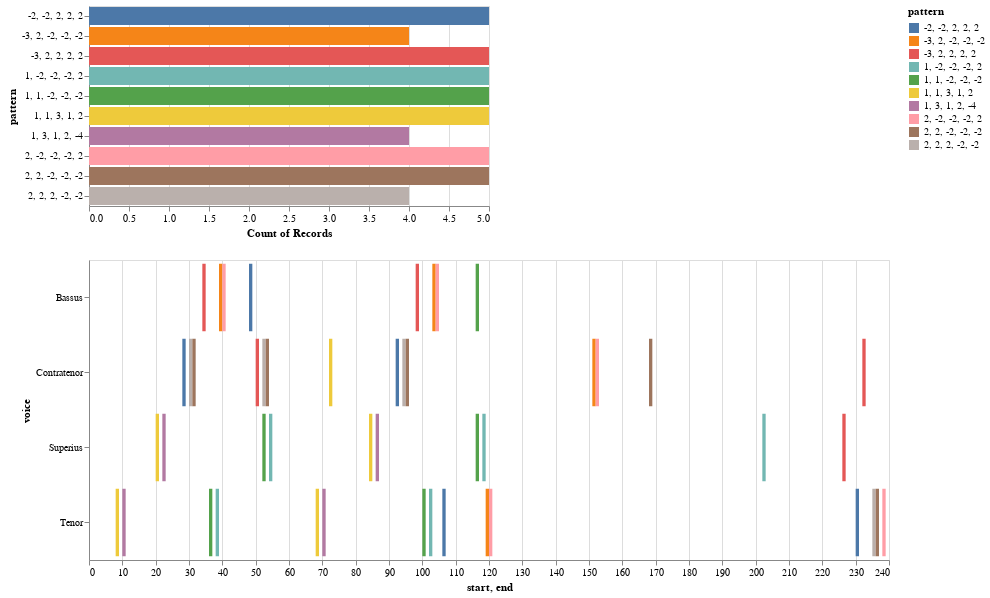

Notebook code for this chart:
### Markdown cell above
We would pass the list of patterns into the `patterns` parametter.

### Code cell
viz.plot_ngrams_heatmap(mel_ngrams, selected_patterns=mel_ngrams_top_patterns_list)

### Figure 1 — Vega-Lite specification as saved in the notebook (floating-point values rounded to 4 significant figures)
{"config": {"view": {"continuousWidth": 400, "continuousHeight": 300}}, "vconcat": [{"mark": "bar", "encoding": {"color": {"type": "nominal", "field": "pattern"}, "opacity": {"condition": {"value": 1, "selection": "selector003"}, "value": 0.2}, "x": {"type": "nominal", "aggregate": "count", "field": "pattern"}, "y": {"type": "nominal", "field": "pattern"}}, "selection": {"selector003": {"type": "multi", "fields": ["pattern"]}}}, {"mark": "bar", "encoding": {"color": {"type": "nominal", "field": "pattern"}, "opacity": {"condition": {"value": 1, "selection": "selector003"}, "value": 0.2}, "tooltip": [{"type": "quantitative", "field": "start"}, {"type": "quantitative", "field": "end"}, {"type": "nominal", "field": "pattern"}], "x": {"type": "quantitative", "field": "start"}, "x2": {"field": "end"}, "y": {"type": "nominal", "field": "voice"}}, "height": 300, "selection": {"selector003": {"type": "multi", "fields": ["pattern"]}, "selector004": {"type": "interval", "bind": "scales", "encodings": ["x", "y"]}}, "width": 800}], "data": {"name": "data-a4eead0bdd17d98f9a3ca938912e88dc"}, "$schema": "https://vega.github.io/schema/vega-lite/v4.8.1.json", "datasets": {"data-a4eead0bdd17d98f9a3ca938912e88dc": [{"start": 20.0, "voice": "Superius", "pattern": "1, 1, 3, 1, 2", "end": 21.0}, {"start": 22.0, "voice": "Superius", "pattern": "1, 3, 1, 2, -4", "end": 23.0}, {"start": 52.0, "voice": "Superius", "pattern": "1, 1, -2, -2, -2", "end": 53.0}, {"start": 54.0, "voice": "Superius", "pattern": "1, -2, -2, -2, 2", "end": 55.0}, {"start": 84.0, "voice": "Superius", "pattern": "1, 1, 3, 1, 2", "end": 85.0}, {"start": 86.0, "voice": "Superius", "pattern": "1, 3, 1, 2, -4", "end": 87.0}, {"start": 116.0, "voice": "Superius", "pattern": "1, 1, -2, -2, -2", "end": 117.0}, {"start": 118.0, "voice": "Superius", "pattern": "1, -2, -2, -2, 2", "end": 119.0}, {"start": 202.0, "voice": "Superius", "pattern": "1, -2, -2, -2, 2", "end": 203.0}, {"start": 226.0, "voice": "Superius", "pattern": "-3, 2, 2, 2, 2", "end": 227.0}, {"start": 28.0, "voice": "Contratenor", "pattern": "-2, -2, 2, 2, 2", "end": 29.0}, {"start": 30.0, "voice": "Contratenor", "pattern": "2, 2, 2, -2, -2", "end": 31.0}, {"start": 31.0, "voice": "Contratenor", "pattern": "2, 2, -2, -2, -2", "end": 32.0}, {"start": 50.0, "voice": "Contratenor", "pattern": "-3, 2, 2, 2, 2", "end": 51.0}, {"start": 52.0, "voice": "Contratenor", "pattern": "2, 2, 2, -2, -2", "end": 53.0}, {"start": 53.0, "voice": "Contratenor", "pattern": "2, 2, -2, -2, -2", "end": 54.0}, {"start": 72.0, "voice": "Contratenor", "pattern": "1, 1, 3, 1, 2", "end": 73.0}, {"start": 92.0, "voice": "Contratenor", "pattern": "-2, -2, 2, 2, 2", "end": 93.0}, {"start": 94.0, "voice": "Contratenor", "pattern": "2, 2, 2, -2, -2", "end": 95.0}, {"start": 95.0, "voice": "Contratenor", "pattern": "2, 2, -2, -2, -2", "end": 96.0}, {"start": 151.0, "voice": "Contratenor", "pattern": "-3, 2, -2, -2, -2", "end": 152.0}, {"start": 152.0, "voice": "Contratenor", "pattern": "2, -2, -2, -2, 2", "end": 153.0}, {"start": 168.0, "voice": "Contratenor", "pattern": "2, 2, -2, -2, -2", "end": 169.0}, {"start": 232.0, "voice": "Contratenor", "pattern": "-3, 2, 2, 2, 2", "end": 233.0}, {"start": 8.0, "voice": "Tenor", "pattern": "1, 1, 3, 1, 2", "end": 9.0}, {"start": 10.0, "voice": "Tenor", "pattern": "1, 3, 1, 2, -4", "end": 11.0}, {"start": 36.0, "voice": "Tenor", "pattern": "1, 1, -2, -2, -2", "end": 37.0}, {"start": 38.0, "voice": "Tenor", "pattern": "1, -2, -2, -2, 2", "end": 39.0}, {"start": 68.0, "voice": "Tenor", "pattern": "1, 1, 3, 1, 2", "end": 69.0}, {"start": 70.0, "voice": "Tenor", "pattern": "1, 3, 1, 2, -4", "end": 71.0}, {"start": 100.0, "voice": "Tenor", "pattern": "1, 1, -2, -2, -2", "end": 101.0}, {"start": 102.0, "voice": "Tenor", "pattern": "1, -2, -2, -2, 2", "end": 103.0}, {"start": 106.0, "voice": "Tenor", "pattern": "-2, -2, 2, 2, 2", "end": 107.0}, {"start": 119.0, "voice": "Tenor", "pattern": "-3, 2, -2, -2, -2", "end": 120.0}, {"start": 120.0, "voice": "Tenor", "pattern": "2, -2, -2, -2, 2", "end": 121.0}, {"start": 230.0, "voice": "Tenor", "pattern": "-2, -2, 2, 2, 2", "end": 231.0}, {"start": 235.0, "voice": "Tenor", "pattern": "2, 2, 2, -2, -2", "end": 236.0}, {"start": 236.0, "voice": "Tenor", "pattern": "2, 2, -2, -2, -2", "end": 237.0}, {"start": 238.0, "voice": "Tenor", "pattern": "2, -2, -2, -2, 2", "end": 239.0}, {"start": 34.0, "voice": "Bassus", "pattern": "-3, 2, 2, 2, 2", "end": 35.0}, {"start": 39.0, "voice": "Bassus", "pattern": "-3, 2, -2, -2, -2", "end": 40.0}, {"start": 40.0, "voice": "Bassus", "pattern": "2, -2, -2, -2, 2", "end": 41.0}, {"start": 48.0, "voice": "Bassus", "pattern": "-2, -2, 2, 2, 2", "end": 49.0}, {"start": 98.0, "voice": "Bassus", "pattern": "-3, 2, 2, 2, 2", "end": 99.0}, {"start": 103.0, "voice": "Bassus", "pattern": "-3, 2, -2, -2, -2", "end": 104.0}, {"start": 104.0, "voice": "Bassus", "pattern": "2, -2, -2, -2, 2", "end": 105.0}, {"start": 116.0, "voice": "Bassus", "pattern": "1, 1, -2, -2, -2", "end": 117.0}]}}
